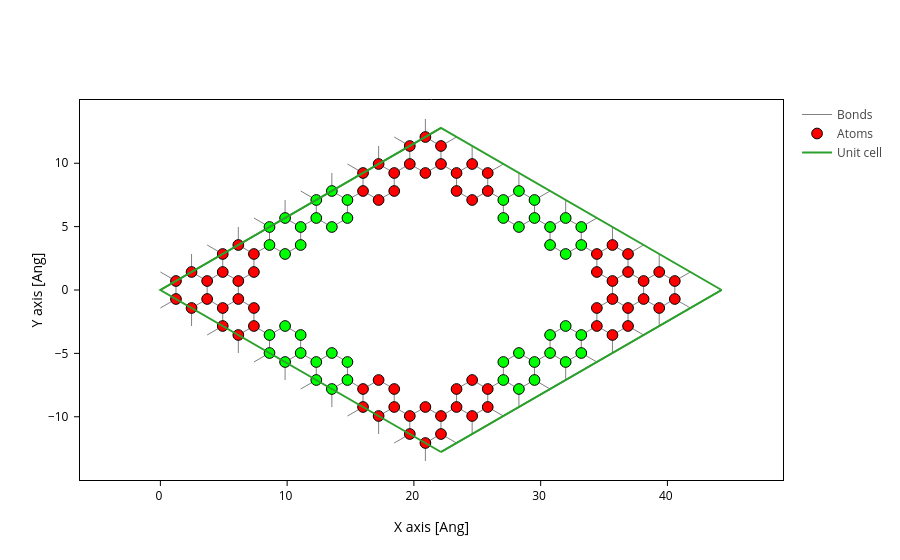

The notebook cell this image was saved under:
### Code cell
geom_edge_big.plot(axes="xy",
                     atoms_style=[
                         dict(atoms=corners_big, color="red"),
                         dict(atoms=edges_big, color="lime"),
                     ])

### Figure 1 — Plotly figure (JSON) as saved in the notebook; plotly's stock layout.template omitted (floating-point values rounded to 4 significant figures; data arrays with more than 128 entries replaced by an {"elided": "..."} marker saying what was removed)
{"data": [{"line": {"color": "gray", "width": 1}, "meta": {}, "mode": "lines", "name": "Bonds", "opacity": 1, "type": "scatter", "x": {"elided": "3948 float values"}, "y": {"elided": "3948 float values"}}, {"marker": {"color": ["red", "red", "red", "red", "red", "red", "red", "red", "red", "red", "red", "red", "lime", "lime", "lime", "lime", "lime", "lime", "lime", "lime", "lime", "lime", "lime", "lime", "red", "red", "red", "red", "red", "red", "red", "red", "red", "red", "red", "red", "red", "red", "red", "red", "red", "red", "lime", "lime", "lime", "lime", "lime", "lime", "lime", "lime", "lime", "lime", "lime", "lime", "red", "red", "red", "red", "red", "red", "red", "red", "red", "red", "red", "red", "red", "red", "red", "red", "red", "red", "lime", "lime", "lime", "lime", "lime", "lime", "lime", "lime", "lime", "lime", "lime", "lime", "red", "red", "red", "red", "red", "red", "red", "red", "red", "red", "red", "red", "red", "red", "red", "red", "red", "red", "lime", "lime", "lime", "lime", "lime", "lime", "lime", "lime", "lime", "lime", "lime", "lime", "red", "red", "red", "red", "red", "red"], "line": {"color": "black", "width": 1}, "opacity": 1, "size": 10.72}, "meta": {}, "mode": "markers", "name": "Atoms", "opacity": 1, "type": "scatter", "x": [1.23, 2.46, 1.23, 3.689, 2.46, 3.689, 4.919, 6.149, 4.919, 7.379, 6.149, 7.379, 8.608, 9.838, 8.608, 11.07, 9.838, 11.07, 12.3, 13.53, 12.3, 14.76, 13.53, 14.76, 15.99, 17.22, 15.99, 18.45, 17.22, 18.45, 19.68, 20.91, 19.68, 22.14, 20.91, 22.14, 23.37, 24.6, 23.37, 25.82, 24.6, 25.82, 27.05, 28.28, 27.05, 29.51, 28.28, 29.51, 30.74, 31.97, 30.74, 33.2, 31.97, 33.2, 34.43, 35.66, 34.43, 36.89, 35.66, 36.89, 38.12, 39.35, 38.12, 40.58, 39.35, 40.58, 34.43, 35.66, 34.43, 36.89, 35.66, 36.89, 30.74, 31.97, 30.74, 33.2, 31.97, 33.2, 27.05, 28.28, 27.05, 29.51, 28.28, 29.51, 23.37, 24.6, 23.37, 25.82, 24.6, 25.82, 19.68, 20.91, 19.68, 22.14, 20.91, 22.14, 15.99, 17.22, 15.99, 18.45, 17.22, 18.45, 12.3, 13.53, 12.3, 14.76, 13.53, 14.76, 8.608, 9.838, 8.608, 11.07, 9.838, 11.07, 4.919, 6.149, 4.919, 7.379, 6.149, 7.379], "y": [0.71, 1.42, -0.71, 0.71, -1.42, -0.71, -1.42, -0.71, -2.84, -1.42, -3.55, -2.84, -3.55, -2.84, -4.97, -3.55, -5.68, -4.97, -5.68, -4.97, -7.1, -5.68, -7.81, -7.1, -7.81, -7.1, -9.23, -7.81, -9.94, -9.23, -9.94, -9.23, -11.36, -9.94, -12.07, -11.36, -7.81, -7.1, -9.23, -7.81, -9.94, -9.23, -5.68, -4.97, -7.1, -5.68, -7.81, -7.1, -3.55, -2.84, -4.97, -3.55, -5.68, -4.97, -1.42, -0.71, -2.84, -1.42, -3.55, -2.84, 0.71, 1.42, -0.71, 0.71, -1.42, -0.71, 2.84, 3.55, 1.42, 2.84, 0.71, 1.42, 4.97, 5.68, 3.55, 4.97, 2.84, 3.55, 7.1, 7.81, 5.68, 7.1, 4.97, 5.68, 9.23, 9.94, 7.81, 9.23, 7.1, 7.81, 11.36, 12.07, 9.94, 11.36, 9.23, 9.94, 9.23, 9.94, 7.81, 9.23, 7.1, 7.81, 7.1, 7.81, 5.68, 7.1, 4.97, 5.68, 4.97, 5.68, 3.55, 4.97, 2.84, 3.55, 2.84, 3.55, 1.42, 2.84, 0.71, 1.42]}, {"meta": {}, "mode": "lines", "name": "Unit cell", "type": "scatter", "x": [0.0, 22.14, 44.27, 44.27, 22.14, 22.14, NaN, 22.14, 0.0, 0.0, 22.14, 22.14, 0.0, NaN, 44.27, 22.14, NaN, 44.27, 22.14], "y": [0.0, 12.78, 0.0, 0.0, 12.78, 12.78, NaN, 12.78, 0.0, 0.0, -12.78, -12.78, 0.0, NaN, 0.0, -12.78, NaN, 0.0, -12.78]}], "layout": {"scene": {"aspectmode": "data", "xaxis": {"title": {"text": "X axis [Ang]"}}, "yaxis": {"title": {"text": "Y axis [Ang]"}}}, "xaxis": {"scaleanchor": "y", "scaleratio": 1, "title": {"text": "X axis [Ang]"}}, "yaxis": {"title": {"text": "Y axis [Ang]"}}}}
